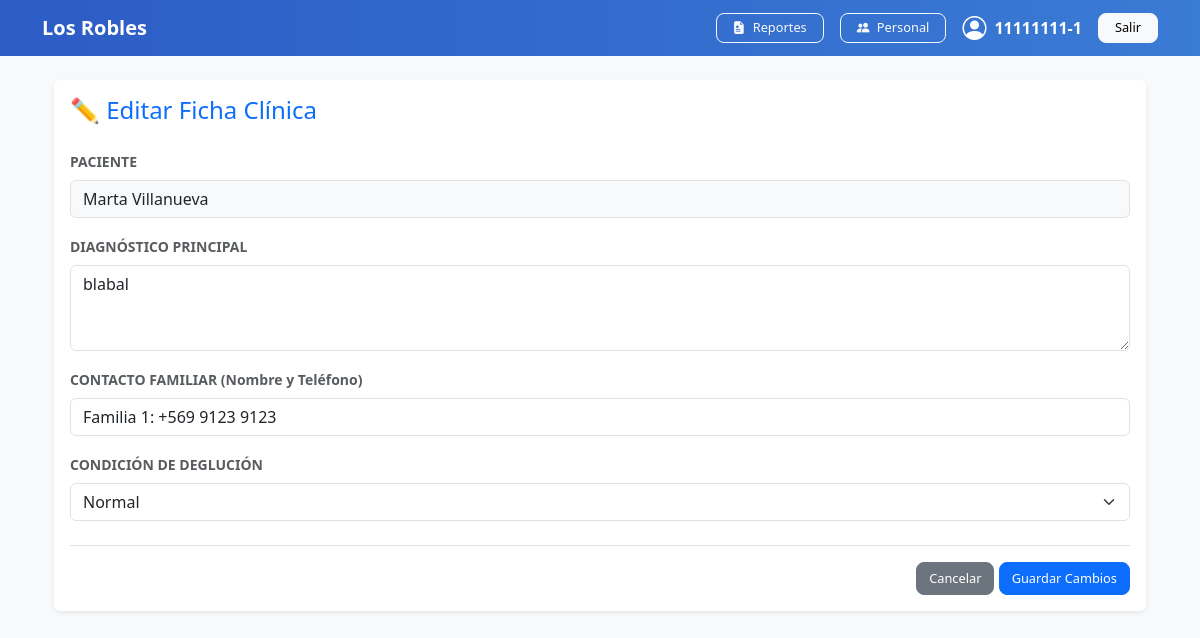
The app's page /editar-ficha/4/ (signed in), older data.
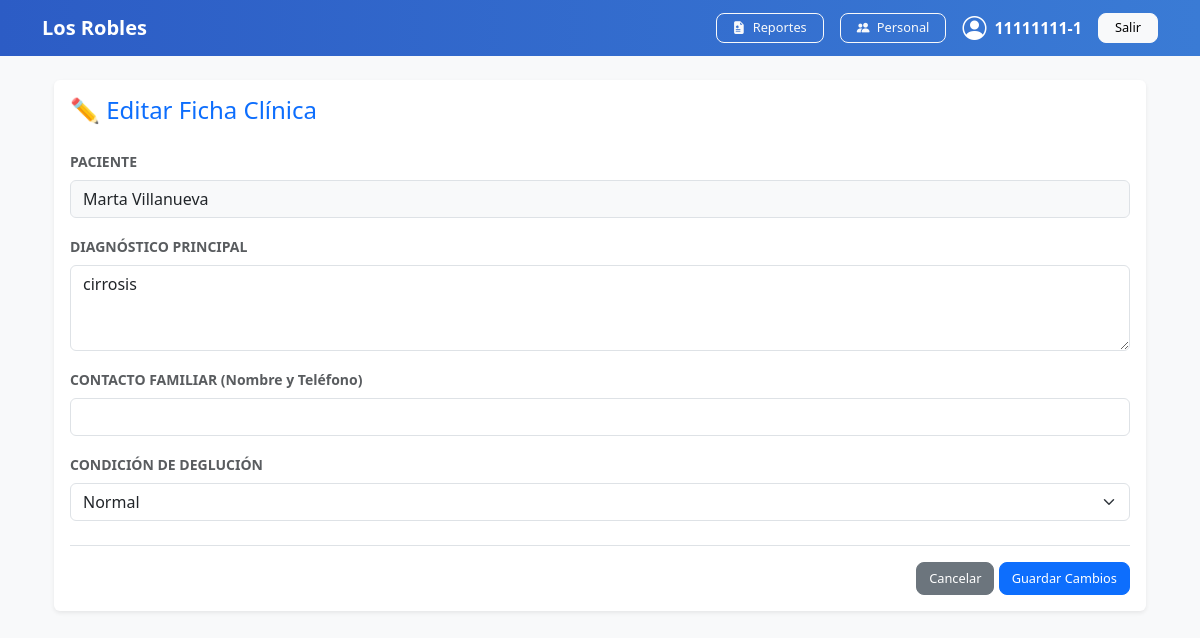
The same page, newer data.
### gestion/models.py (models this page shows, shortened)
class Residente(models.Model):
    rut = models.CharField(max_length=12, unique=True)
    nombre = models.CharField(max_length=100)
    apellido = models.CharField(max_length=100)
    habitacion_numero = models.IntegerField()
    alertas_criticas = models.TextField(blank=True, help_text="Alergias o condiciones especiales")
    activo = models.BooleanField(default=True)
    diagnostico_principal = models.CharField(max_length=200, blank=True, default="No especificado")
    contacto_familiar = models.CharField(max_length=200, blank=True, help_text="Nombre y Teléfono")
    condicion_deglucion = models.CharField(max_length=200, blank=True, default="Normal", help_text="Ej: Normal, Molido, Sonda")

### gestion/views.py (the view, shortened to what this page needs)
# urls.py: path('editar-ficha/<int:paciente_id>/', views.editar_ficha, name='editar_ficha'),
@login_required(login_url='gestion:login')
def editar_ficha(request, paciente_id):
    paciente = get_object_or_404(Residente, id=paciente_id)
    return render(request, 'gestion/editar_ficha.html', {'paciente': paciente})

### gestion/templates/gestion/editar_ficha.html (shortened to what this page needs)
{% extends 'gestion/base.html' %}
{% block contenido %}
<div class="container mt-4">
    <div class="card shadow-sm border-0">
        <div class="card-body">
            <h4 class="text-primary mb-4">✏️ Editar Ficha Clínica</h4>
            <form method="POST" action="">
                <div class="mb-3">
                    <label class="form-label text-muted small fw-bold">PACIENTE</label>
                    <input type="text" class="form-control bg-light" value="{{ paciente.nombre }} {{ paciente.apellido }}" readonly>
                </div>
                <div class="mb-3">
                    <label class="form-label text-muted small fw-bold">DIAGNÓSTICO PRINCIPAL</label>
                    <textarea name="diagnostico_principal" class="form-control" rows="3">{{ paciente.diagnostico_principal }}</textarea>
                </div>
                <div class="mb-3">
                    <label class="form-label text-muted small fw-bold">CONTACTO FAMILIAR (Nombre y Teléfono)</label>
                    <input type="text" name="contacto_familiar" class="form-control" value="{{ paciente.contacto_familiar|default_if_none:'' }}">
                </div>
                <div class="mb-3">
                    <label class="form-label text-muted small fw-bold">CONDICIÓN DE DEGLUCIÓN</label>
                    <select name="condicion_deglucion" class="form-select">
                        <option value="Normal" {% if paciente.condicion_deglucion == 'Normal' %}selected{% endif %}>Normal</option>
                    </select>
                </div>
                <div class="text-end mt-4 border-top pt-3">
                    <a href="{% url 'gestion:dashboard' %}" class="btn btn-secondary">Cancelar</a>
                    <button type="submit" class="btn btn-primary">Guardar Cambios</button>
                </div>
            </form>
        </div>
    </div>
</div>
{% endblock %}

Row changes from the older to the newer data that the page shows:
changed Residente "Marta Villanueva": diagnostico_principal "blabal" → "cirrosis"; contacto_familiar "Familia 1: +569 9123 9123" → (not shown)
